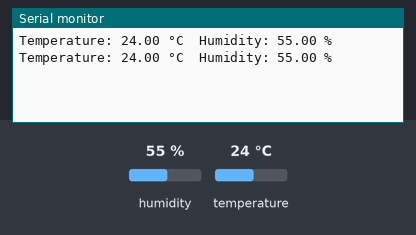
The sketch below on a simulated Arduino Uno, built with avr-gcc and run on an emulated ATmega328P. On the bench: the last lines printed to the serial monitor. The inputs (shaded band) are chosen by the test bench; at power-on: humidity 55 %, temperature 24 °C.

Above: at 4.8 s.
4.9 s: humidity set to 22 %
At 7.3 s:
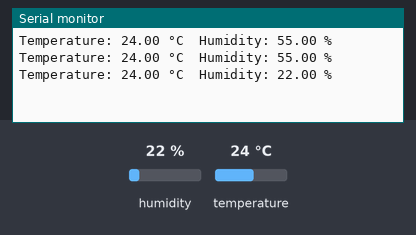
7.9 s: temperature set to 12 °C
At 9.1 s:
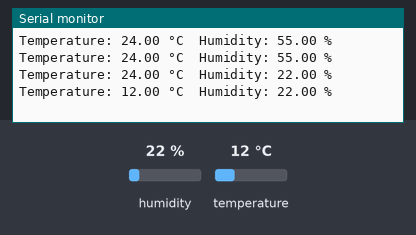
10.9 s: humidity set to 40 %
At 12.6 s:
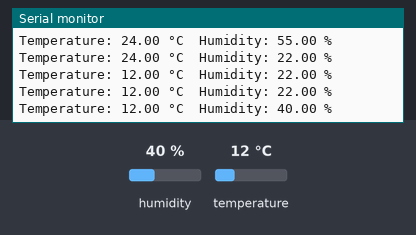
Timing chart, 0 to 14.1 s (numbered marks = the images above; inputs shaded):
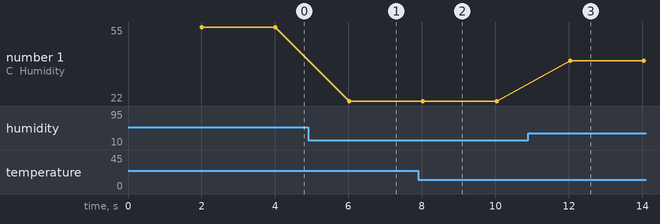

Measured:
- after the input at 4.9 s, the serial monitor: prints a new line after 1.1 s (image 1)
- after the input at 7.9 s, the serial monitor: prints a new line after 0.12 s (image 2)
- after the input at 10.9 s, the serial monitor: prints a new line after 1.1 s (image 3)
- plotted number 1: 55 → 22 after the input at 4.9 s, 22 → 40 after the input at 10.9 s

The sketch:

dht22.ino
```cpp
#include <DHT.h>

#define DHTPIN 3  // Digital pin connected to the DHT22
#define DHTTYPE DHT22  // Change this if you're using a different DHT sensor

DHT dht(DHTPIN, DHTTYPE);

void setup() {
  Serial.begin(9600);
  dht.begin();
}

void loop() {
  delay(2000);  // Delay for 2 seconds

  float temperature = dht.readTemperature();  // Read temperature in Celsius
  float humidity = dht.readHumidity();  // Read humidity

  // Check if any reads failed
  if (isnan(temperature) || isnan(humidity)) {
    Serial.println("Failed to read from DHT sensor!");
    return;
  }

  Serial.print("Temperature: ");
  Serial.print(temperature);
  Serial.print(" °C\tHumidity: ");
  Serial.print(humidity);
  Serial.println(" %");
}
```
